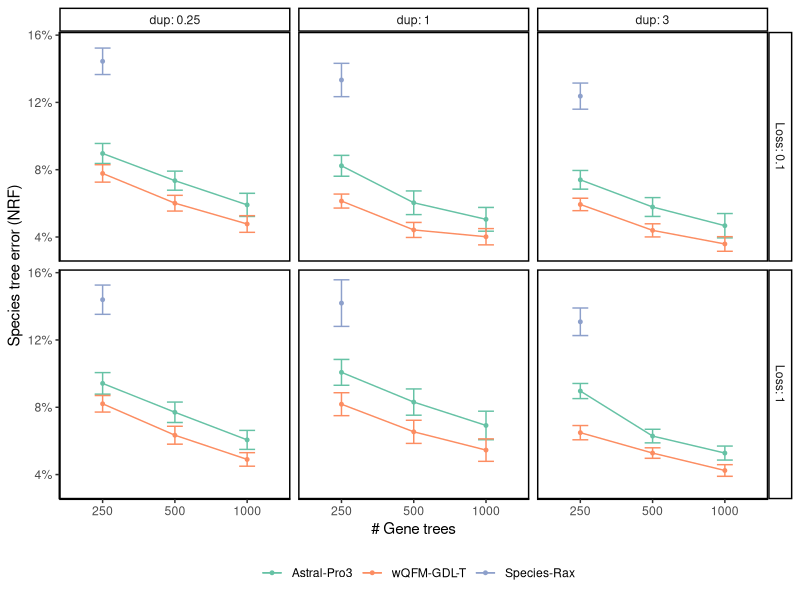
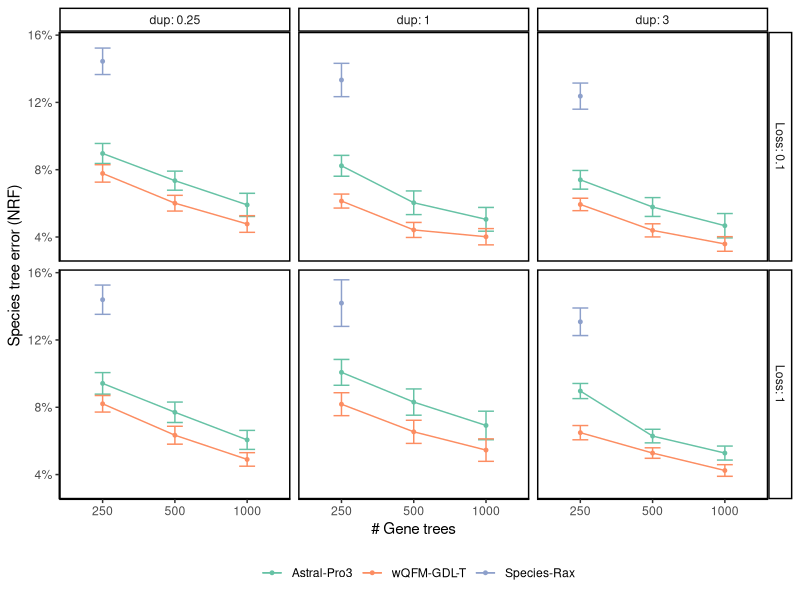

The R script that drew these images, in order:
library(ggplot2)
library(dplyr)
library(readr)

# Control parameter for number of taxa
n_taxa <- 200  # Change to 200 or 500 as needed

# Load data (must include columns: Method, loss, gt, dup, Error, Replicate)
df <- read_csv("merged_for_plot.csv")

selected_taxa <- c(paste0("Taxa: ", n_taxa))
selected_ils <- c("ILS: 70%")
selected_dup <- c("dup: 0.25", "dup: 1", "dup: 3")

# Factor ordering for nicer layout
df <- df %>%
  mutate(
    Method = factor(Method, levels = c("Apro-3", "wQFM-GDL-T", "Species-Rax"), labels = c(
      "Astral-Pro3", "wQFM-GDL-T", "Species-Rax"
    )),
    loss = factor(loss, levels = c("0.1","1"), 
                  labels = c("Loss: 0.1", "Loss: 1")),
    dup = factor(dup, levels = c("0.25", "1", "3"),
                    labels = c("dup: 0.25", "dup: 1", "dup: 3")),
    gt = factor(gt, levels = c("250", "500", "1000")),
    ils = factor(ils, levels = c("25", "70"),
                       labels = c("ILS: 25%", "ILS: 70%")),
    taxa = factor(taxa, levels = c("200", "500"),
                       labels = c("Taxa: 200", "Taxa: 500"))
    
    # taxa = factor(taxa, levels = c("200"),
    #                    labels = c("Taxa: 200"))
  )

df_filtered <- df %>%
  filter(taxa %in% selected_taxa,
         ils %in% selected_ils,
         dup %in% selected_dup)

# Plot
p <- ggplot(df_filtered, aes(x = gt, y = Error, color = Method, group = Method)) +
  stat_summary(geom = "line", fun.data = mean_se) +
  stat_summary(geom = "errorbar", fun.data = mean_se, width = 0.22) +
  stat_summary(geom = "point", fun.data = mean_se, size = 1) +
  facet_grid(loss ~ dup, scales = "free_x", space = "free_x") +
  scale_color_brewer(palette = "Set2", name = "") +
  scale_y_continuous(labels = scales::percent) +
  labs(
    x = "# Gene trees",
    y = "Species tree error (NRF)"
  ) +
  theme_classic() +
  theme(
    legend.position = "bottom",
    panel.border = element_rect(fill = NA, size = 1)
  )

print(p)
ggsave(paste0("./plots/plot_vary_loss_x_gt_", n_taxa, "taxa.pdf"), plot = p)
